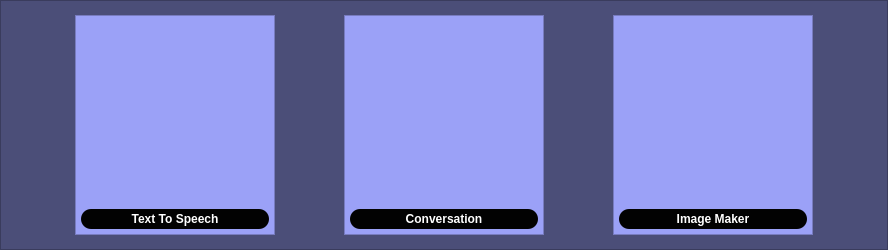
            <widget class="QFrame" name="frame_14">
             <property name="minimumSize">
              <size>
               <width>888</width>
               <height>250</height>
              </size>
             </property>
             <property name="maximumSize">
              <size>
               <width>888</width>
               <height>250</height>
              </size>
             </property>
             <property name="styleSheet">
              <string notr="true">background-color: rgb(75, 78, 120);</string>
             </property>
             <property name="frameShape">
              <enum>QFrame::StyledPanel</enum>
             </property>
             <property name="frameShadow">
              <enum>QFrame::Raised</enum>
             </property>
             <layout class="QGridLayout" name="gridLayout_16">
              <item row="0" column="0">
               <widget class="QFrame" name="frame_15">
                <property name="minimumSize">
                 <size>
                  <width>200</width>
                  <height>220</height>
                 </size>
                </property>
                <property name="maximumSize">
                 <size>
                  <width>200</width>
                  <height>220</height>
                 </size>
                </property>
                <property name="styleSheet">
                 <string notr="true">background-color: rgb(155, 161, 247);</string>
                </property>
                <property name="frameShape">
                 <enum>QFrame::StyledPanel</enum>
                </property>
                <property name="frameShadow">
                 <enum>QFrame::Raised</enum>
                </property>
                <layout class="QGridLayout" name="gridLayout_17">
                 <property name="leftMargin">
                  <number>5</number>
                 </property>
                 <property name="topMargin">
                  <number>5</number>
                 </property>
                 <property name="rightMargin">
                  <number>5</number>
                 </property>
                 <property name="bottomMargin">
                  <number>5</number>
                 </property>
                 <property name="horizontalSpacing">
                  <number>0</number>
                 </property>
                 <property name="verticalSpacing">
                  <number>4</number>
                 </property>
                 <item row="0" column="0">
                  <widget class="QLabel" name="label_11">
                   <property name="text">
                    <string/>
                   </property>
                   <property name="pixmap">
                    <pixmap resource="res/res.qrc">:/1/image/Screenshot 2023-11-28 194152.png</pixmap>
                   </property>
                   <property name="scaledContents">
                    <bool>true</bool>
                   </property>
                  </widget>
                 </item>
                 <item row="1" column="0">
                  <widget class="QPushButton" name="tts_button">
                   <property name="minimumSize">
                    <size>
                     <width>0</width>
                     <height>20</height>
                    </size>
                   </property>
                   <property name="maximumSize">
                    <size>
                     <width>16777215</width>
                     <height>20</height>
                    </size>
                   </property>
                   <property name="font">
                    <font>
                     <bold>true</bold>
                    </font>
                   </property>
                   <property name="cursor">
                    <cursorShape>PointingHandCursor</cursorShape>
                   </property>
                   <property name="styleSheet">
                    <string notr="true">QPushButton{
	border-radius: 10px;
	
	color: rgb(255, 255, 255);
	background-color: rgb(2, 2, 2);
}</string>
                   </property>
                   <property name="text">
                    <string>Text To Speech</string>
                   </property>
                  </widget>
                 </item>
                </layout>
               </widget>
              </item>
              <item row="0" column="1">
               <widget class="QFrame" name="frame_16">
                <property name="maximumSize">
                 <size>
                  <width>200</width>
                  <height>220</height>
                 </size>
                </property>
                <property name="styleSheet">
                 <string notr="true">background-color: rgb(155, 161, 247);</string>
                </property>
                <property name="frameShape">
                 <enum>QFrame::StyledPanel</enum>
                </property>
                <property name="frameShadow">
                 <enum>QFrame::Raised</enum>
                </property>
                <layout class="QGridLayout" name="gridLayout_18">
                 <property name="leftMargin">
                  <number>5</number>
                 </property>
                 <property name="topMargin">
                  <number>5</number>
                 </property>
                 <property name="rightMargin">
                  <number>5</number>
                 </property>
                 <property name="bottomMargin">
                  <number>5</number>
                 </property>
                 <property name="horizontalSpacing">
                  <number>0</number>
                 </property>
                 <property name="verticalSpacing">
                  <number>4</number>
                 </property>
                 <item row="0" column="0">
                  <widget class="QLabel" name="label_12">
                   <property name="text">
                    <string/>
                   </property>
                   <property name="pixmap">
                    <pixmap resource="res/res.qrc">:/1/image/vecteezy_openai-chatgpt-logo-icon_24558805.png</pixmap>
                   </property>
                   <property name="scaledContents">
                    <bool>true</bool>
                   </property>
                  </widget>
                 </item>
                 <item row="1" column="0">
                  <widget class="QPushButton" name="con_button">
                   <property name="minimumSize">
                    <size>
                     <width>0</width>
                     <height>20</height>
                    </size>
                   </property>
                   <property name="maximumSize">
                    <size>
                     <width>16777215</width>
                     <height>20</height>
                    </size>
                   </property>
                   <property name="font">
                    <font>
                     <bold>true</bold>
                    </font>
                   </property>
                   <property name="cursor">
                    <cursorShape>PointingHandCursor</cursorShape>
                   </property>
                   <property name="styleSheet">
                    <string notr="true">QPushButton{
	border-radius: 10px;
	
	color: rgb(255, 255, 255);
	background-color: rgb(2, 2, 2);
}</string>
                   </property>
                   <property name="text">
                    <string>Conversation</string>
                   </property>
                  </widget>
                 </item>
                </layout>
               </widget>
              </item>
              <item row="0" column="2">
               <widget class="QFrame" name="frame_17">
                <property name="minimumSize">
                 <size>
                  <width>200</width>
                  <height>220</height>
                 </size>
                </property>
                <property name="maximumSize">
                 <size>
                  <width>200</width>
                  <height>220</height>
                 </size>
                </property>
                <property name="styleSheet">
                 <string notr="true">background-color: rgb(155, 161, 247);</string>
                </property>
                <property name="frameShape">
                 <enum>QFrame::StyledPanel</enum>
                </property>
                <property name="frameShadow">
                 <enum>QFrame::Raised</enum>
                </property>
                <layout class="QGridLayout" name="gridLayout_19">
                 <property name="leftMargin">
                  <number>5</number>
                 </property>
                 <property name="topMargin">
                  <number>5</number>
                 </property>
                 <property name="rightMargin">
                  <number>5</number>
                 </property>
                 <property name="bottomMargin">
                  <number>5</number>
                 </property>
                 <property name="horizontalSpacing">
                  <number>0</number>
                 </property>
                 <property name="verticalSpacing">
                  <number>4</number>
                 </property>
                 <item row="0" column="0">
                  <widget class="QLabel" name="label_13">
                   <property name="text">
                    <string/>
                   </property>
                   <property name="pixmap">
                    <pixmap resource="res/res.qrc">:/1/image/Screenshot 2023-11-28 203936.png</pixmap>
                   </property>
                   <property name="scaledContents">
                    <bool>true</bool>
                   </property>
                  </widget>
                 </item>
                 <item row="1" column="0">
                  <widget class="QPushButton" name="im_button">
                   <property name="minimumSize">
                    <size>
                     <width>0</width>
                     <height>20</height>
                    </size>
                   </property>
                   <property name="maximumSize">
                    <size>
                     <width>16777215</width>
                     <height>20</height>
                    </size>
                   </property>
                   <property name="font">
                    <font>
                     <bold>true</bold>
                    </font>
                   </property>
                   <property name="cursor">
                    <cursorShape>PointingHandCursor</cursorShape>
                   </property>
                   <property name="styleSheet">
                    <string notr="true">QPushButton{
	border-radius: 10px;
	
	color: rgb(255, 255, 255);
	background-color: rgb(2, 2, 2);
}</string>
                   </property>
                   <property name="text">
                    <string>Image Maker</string>
                   </property>
                  </widget>
                 </item>
                </layout>
               </widget>
              </item>
             </layout>
            </widget>
